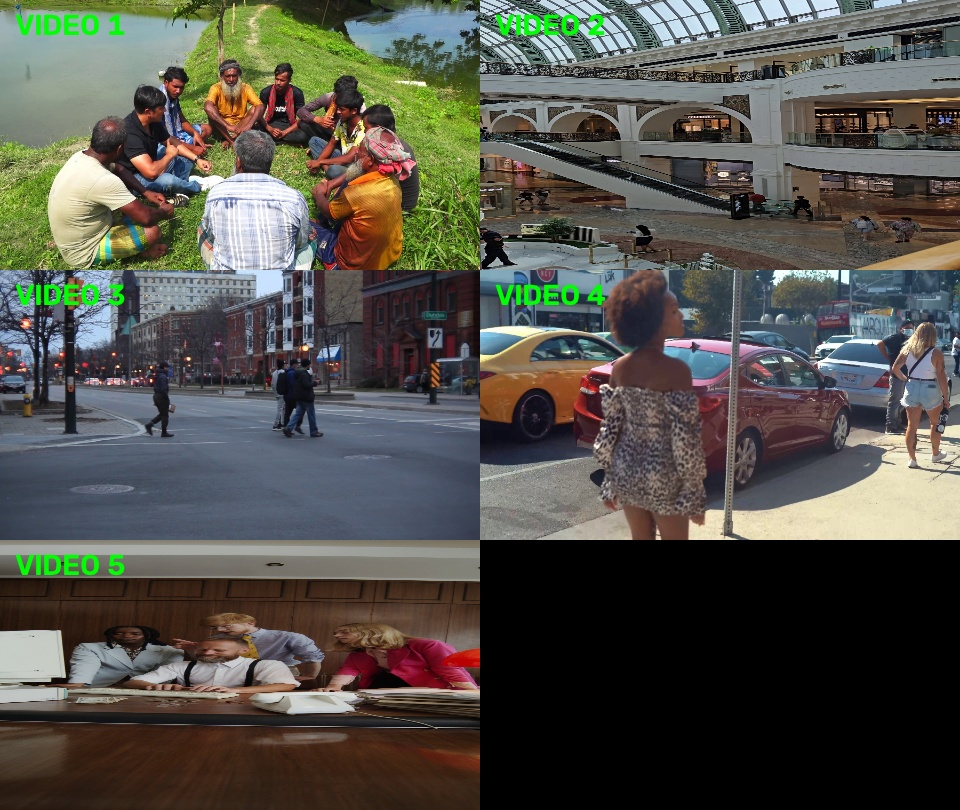
#> input picture Day33/output_images/all_videos_preview.jpg, 960 x 810 px, given in place of video_1_preview.jpg, which was not available
$ python create_contact_sheet.py
#> lines starting #> are read from the running program, lines starting #| are printed output that depends on the picture; after the words box and inside, x2 and y2 are one past the last pixel; in counts of white or black regions, pixels touching at a corner belong together

import cv2
import numpy as np
from pathlib import Path

BASE_DIR = Path(__file__).resolve().parent
IMAGE_DIR = BASE_DIR / "output_images"

thumbnails = []

for i in range(1, 6):
    path = IMAGE_DIR / f"video_{i}_preview.jpg"
    image = cv2.imread(str(path))
#> image is the input picture: shape (810, 960, 3); mean B, G, R 74.1, 81.9, 82.8

    if image is None:
        print(f"Missing image: {path.name}")
        continue

    image = cv2.resize(image, (480, 270))
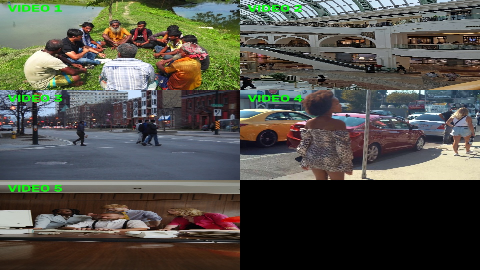
#> image: shape (270, 480, 3); mean B, G, R 74.3, 82.1, 83
    cv2.putText(
        image, f"VIDEO {i}", (15, 35),
        cv2.FONT_HERSHEY_SIMPLEX, 1,
        (0, 255, 0), 2
    )
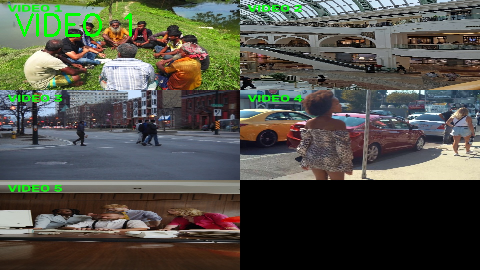
#> image: shape (270, 480, 3); 0.62% of pixels changed, all inside (x1, y1, x2, y2) = (15, 13, 132, 37)
    thumbnails.append(image)

if thumbnails:
    blank = np.zeros((270, 480, 3), dtype=np.uint8)
#> blank: shape (270, 480, 3); every value is 0
    while len(thumbnails) < 6:
        thumbnails.append(blank.copy())

    rows = [
        np.hstack(thumbnails[0:2]),
        np.hstack(thumbnails[2:4]),
        np.hstack(thumbnails[4:6])
    ]

    sheet = np.vstack(rows)
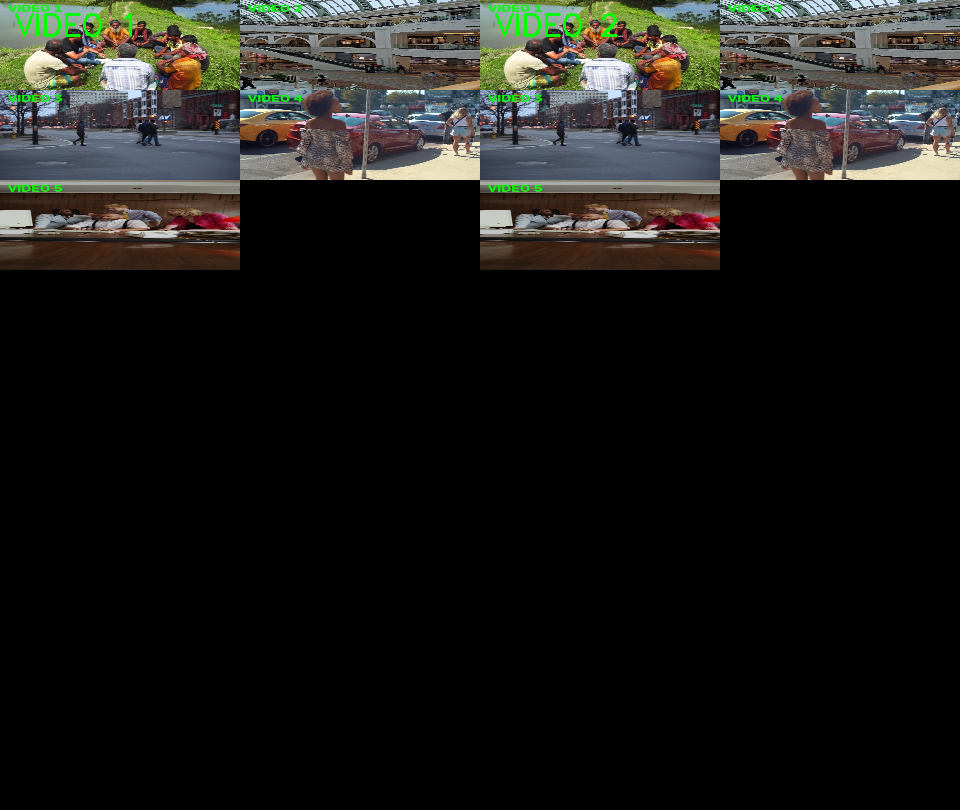
#> sheet: shape (810, 960, 3); mean of channels 0, 1, 2 24.5, 27.6, 27.4; drawn as B, G, R
    output = IMAGE_DIR / "all_videos_preview.jpg"

    cv2.imwrite(str(output), sheet)
    print(f"Contact sheet saved: {output}")
else:
    print("No preview images found!")
